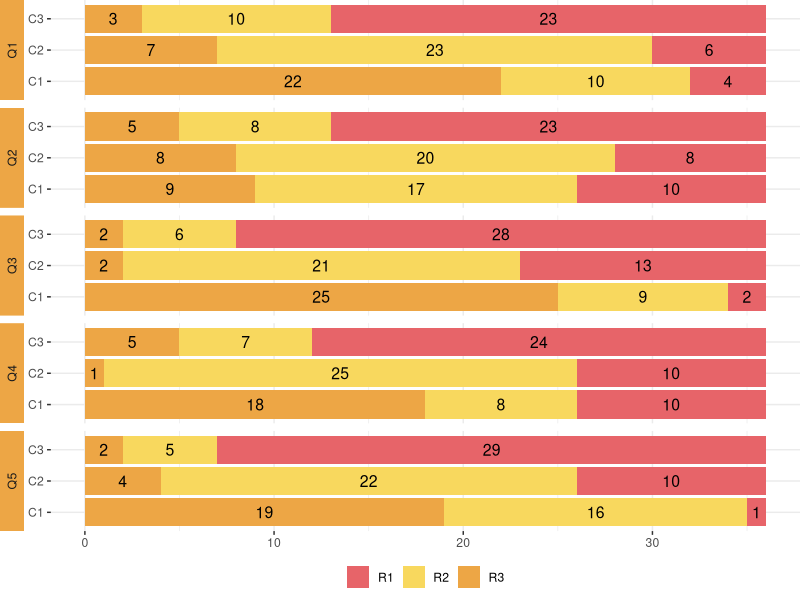

This figure's R source: (Note: this script raises an error after producing the figure.)
library(ggplot2)
library(dplyr)

coloring = c("#E76469", "#F8D85E","#EDA645","#E76469","#8C99A6","#ADD299","#4FA490","#3B7F9F")
coloring1 = c("", "","","","")
fontsize = 14
data=read.csv('csv/preference.csv', sep=",")

p <- ggplot(data, aes(x = conditions, y = score, fill = factor(rank))) + 
  geom_bar(stat = 'identity', position = 'stack') + 
  coord_flip() +
  theme_bw()

# Add labels to bars
p <- p + geom_text(aes(label = score), position = position_stack(vjust = 0.5), color = "black", size = 4)

# Add facet grid
p <- p + facet_grid(rows = vars(qus), switch = "y") + 
  theme(strip.placement = "outside",
        strip.background = element_rect(fill=coloring[3], color = NA))

# Apply the custom colors to the fill color of each factor level
p <- p + scale_fill_manual(values = coloring)

# Add theme elements
p <- p + theme(axis.title.x=element_blank(),
               axis.title.y = element_blank(), 
               plot.margin = unit(c(0, 0, .5, 0), "null"),
               panel.border = element_blank(),
               legend.title=element_blank(),
               legend.direction="horizontal",
               legend.position = c(.5,-.05),
               legend.justification = c("center", "top"))

# Show the plot
p

# Add custom text labels to bars for each facet
label_data <- data.frame(qus = unique(data$qus), label = c("Label 1", "Label 2", "Label 3"))
p <- p + geom_text(data = label_data, aes(x = Inf, y = Inf, label = label), hjust = 1, vjust = 1, size = 6)

data_text <- data.frame(label = c("*", "", "**", "", ""), 
                        qus = names(table(data$qus)),
                        x = c(1.6, 0, 0.6, 0, 0),
                        y = c(36.6, 0, 36.6, 0, 0),
                        x1 = c(3, 0, 2, 0,0), 
                        x2 = c(2, 0, 1,0, 0), 
                        y1 = c(36, 0, 36, 0, 0), 
                        y2 = c(36.5, 0, 36.5, 0, 0))
p +
  geom_text(data = data_text, aes(x = x, y = y, label = label, fill=coloring1), angle = -90, position = position_nudge(0.9)) +
  geom_segment(data = data_text, aes(x = x1, xend = x1, y = y1, yend = y2, fill=coloring1), colour = "black") +
  geom_segment(data = data_text, aes(x = x2, xend = x2, y = y1, yend = y2, fill=coloring1), colour = "black") +
  geom_segment(data = data_text, aes(x = x1, xend = x2, y = y2, yend = y2, fill=coloring1), colour = "black")


# saving the final figure
ggsave("out/preference.pdf", width = 7, height = 4, dpi = 1000)
write.csv(data_text,'csv/pref-signif.csv')




# Create a sample data frame
df <- data.frame(x = 1:10, y = rnorm(10), group = rep(letters[1:2], each = 5))

# Create a facet grid chart with two panels
p <- ggplot(df, aes(x, y)) +
  geom_point() +
  facet_grid(. ~ group)

# Add a line to the first panel of the facet grid chart
p <- p +
  geom_segment(aes(x = 3, y = -2, xend = 7, yend = -2), 
               size = 2, color = "red",
               data = subset(df, group == "a"))

# Display the chart
p































library(ggplot2)

data=read.csv('csv/preference.csv', sep=",")

coloring <- c("red", "green", "blue", "orange", "purple")
coloring1 <- c("red", "green", "blue", "orange", "purple")

p <- ggplot(data, aes(x = conditions, y = score, fill = factor(rank))) + 
  geom_bar(stat = 'identity', position = 'stack') + 
  coord_flip() +
  theme_bw()

# Add labels to bars
p <- p + geom_text(aes(label = score), position = position_stack(vjust = 0.5), color = "black", size = 4)

# Add facet grid
p <- p + facet_grid(rows = vars(qus), switch = "y") + 
  theme(strip.placement = "outside",
        strip.background = element_rect(fill=coloring[3], color = NA))

# Apply the custom colors to the fill color of each factor level
p <- p + scale_fill_manual(values = coloring)

# Add theme elements
p <- p + theme(axis.title.x=element_blank(),
               axis.title.y = element_blank(), 
               plot.margin = unit(c(0, 0, .5, 0), "null"),
               panel.border = element_blank(),
               legend.title=element_blank(),
               legend.direction="horizontal",
               legend.position = c(.5,-.05),
               legend.justification = c("center", "top"))

# Create separate geom_text layers for asterisks for each question
geom_text_asterisk_q1 <- geom_text(data = subset(data, qus == "q1"), aes(label = "*"), x = "C1", y = max(data$score) + 5, color = "black", size = 6)
geom_text_asterisk_q1_c2 <- geom_text(data = subset(data, qus == "q1"), aes(label = "*"), x = "C2", y = max(data$score) + 5, color = "black", size = 6)
geom_text_asterisk_q2 <- geom_text(data = subset(data, qus == "q2"), aes(label = "**"), x = "C1", y = max(data$score) + 5, color = "black", size = 6)
geom_text_asterisk_q3 <- geom_text(data = subset(data, qus == "q3"), aes(label = "*"), x = "C1", y = max(data$score) + 5, color = "black", size = 6)
geom_text_asterisk_q4 <- geom_text(data = subset(data, qus == "q4"), aes(label = "***"), x = "C1", y = max(data$score) + 5, color = "black", size = 6)


# Create separate geom_text layers for asterisks for each question and condition
create_asterisk_geom <- function(q, c, y_offset) {
  geom_text(data = subset(data, qus == q), aes(label = "*"), x = c, y = max(data$score[data$conditions == c & data$qus == q]) + y_offset, color = "black", size = 6)
}

# Create a function to generate geom_segment layers for each question and condition combination
create_segment_geom <- function(q, c1, c2) {
  data_subset <- subset(data, qus == q)
  y1 <- max(data_subset$score[data_subset$conditions == c1])
  y2 <- max(data_subset$score[data_subset$conditions == c2])
  
  geom_segment(aes(x = c1, xend = c2, y = y1, yend = y2), color = "black", linetype = "dashed")
}

conditions <- unique(data$conditions)
questions <- unique(data$qus)
y_offset <- 5

asterisk_geoms <- lapply(questions, function(q) {
  lapply(conditions, function(c) {
    create_asterisk_geom(q, c, y_offset)
  })
})




# Create the ggplot object without the original geom_text
p <- ggplot(data, aes(x = conditions, y = score, fill = factor(rank))) + 
  geom_bar(stat = 'identity', position = 'stack') + 
  coord_flip() +
  theme_bw()

# Add the separate geom_text layers for asterisks for each question
p <- p + geom_text_asterisk_q1 + geom_text_asterisk_q1_c2 + geom_text_asterisk_q2 + geom_text_asterisk_q3 + geom_text_asterisk_q4

# Add the separate geom_text layers for asterisks for each question and condition
for (q in asterisk_geoms) {
  for (g in q) {
    p <- p + g
  }
}

# Add the separate geom_segment layers for each question and condition combination
for (q in questions) {
  for (i in 1:(length(conditions) - 1)) {
    for (j in (i + 1):length(conditions)) {
      p <- p + create_segment_geom(q, conditions[i], conditions[j])
    }
  }
}

# Continue with the rest of your code
p <- p + facet_grid(rows = vars(qus), switch = "y") + 
  theme(strip.placement = "outside",
        strip.background = element_rect(fill=coloring[3], color = NA))

p <- p + scale_fill_manual(values = coloring)

p <- p + theme(axis.title.x=element_blank(),
               axis.title.y = element_blank(), 
               plot.margin = unit(c(0, 0, .5, 0), "null"),
               panel.border = element_blank(),
               legend.title=element_blank(),
               legend.direction="horizontal",
               legend.position = c(.5,-.05),
               legend.justification = c("center", "top"))
p
